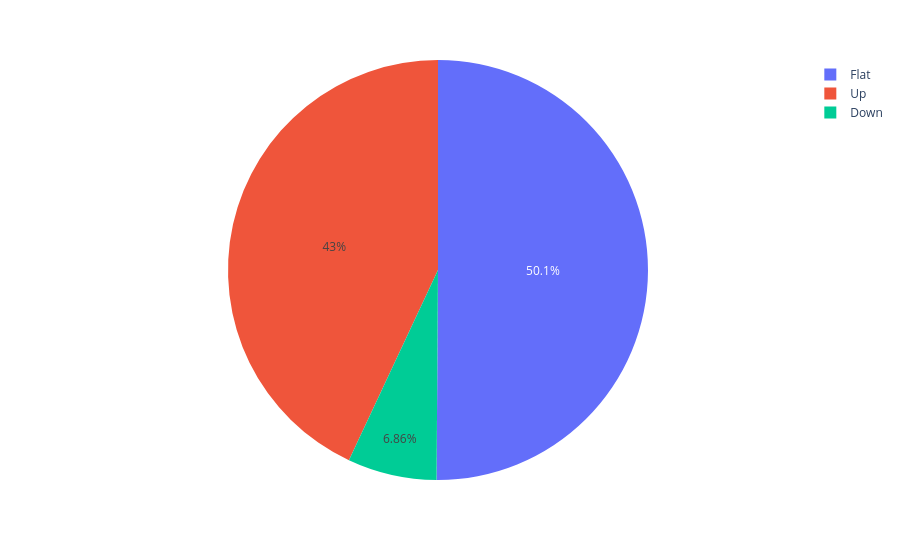

Source (notebook cell):
### Markdown cell above
Flat = plano

Up = para cima

Down = para baixo

### Code cell
px.pie(data, 'ST_Slope')

### Figure 1 — Plotly figure (JSON) as saved in the notebook; plotly's stock layout.template omitted (floating-point values rounded to 4 significant figures; data arrays with more than 128 entries replaced by an {"elided": "..."} marker saying what was removed)
{"data": [{"domain": {"x": [0, 1], "y": [0, 1]}, "hovertemplate": "ST_Slope=%{label}<extra></extra>", "labels": {"elided": "918 str values"}, "legendgroup": "", "name": "", "showlegend": true, "type": "pie"}], "layout": {"legend": {"tracegroupgap": 0}, "margin": {"t": 60}}}
